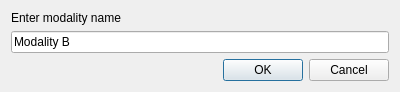
<?xml version="1.0" encoding="UTF-8"?>
<ui version="4.0">
 <class>Dialog</class>
 <widget class="QDialog" name="Dialog">
  <property name="geometry">
   <rect>
    <x>0</x>
    <y>0</y>
    <width>400</width>
    <height>92</height>
   </rect>
  </property>
  <property name="windowTitle">
   <string>Dialog</string>
  </property>
  <layout class="QVBoxLayout" name="verticalLayout">
   <item>
    <widget class="QLabel" name="label">
     <property name="text">
      <string>Enter modality name</string>
     </property>
    </widget>
   </item>
   <item>
    <widget class="QLineEdit" name="lineEdit">
     <property name="text">
      <string>Modality B</string>
     </property>
    </widget>
   </item>
   <item>
    <widget class="QDialogButtonBox" name="buttonBox">
     <property name="orientation">
      <enum>Qt::Horizontal</enum>
     </property>
     <property name="standardButtons">
      <set>QDialogButtonBox::Cancel|QDialogButtonBox::Ok</set>
     </property>
    </widget>
   </item>
  </layout>
 </widget>
 <resources/>
 <connections>
  <connection>
   <sender>buttonBox</sender>
   <signal>accepted()</signal>
   <receiver>Dialog</receiver>
   <slot>accept()</slot>
   <hints>
    <hint type="sourcelabel">
     <x>248</x>
     <y>254</y>
    </hint>
    <hint type="destinationlabel">
     <x>157</x>
     <y>274</y>
    </hint>
   </hints>
  </connection>
  <connection>
   <sender>buttonBox</sender>
   <signal>rejected()</signal>
   <receiver>Dialog</receiver>
   <slot>reject()</slot>
   <hints>
    <hint type="sourcelabel">
     <x>316</x>
     <y>260</y>
    </hint>
    <hint type="destinationlabel">
     <x>286</x>
     <y>274</y>
    </hint>
   </hints>
  </connection>
 </connections>
</ui>
